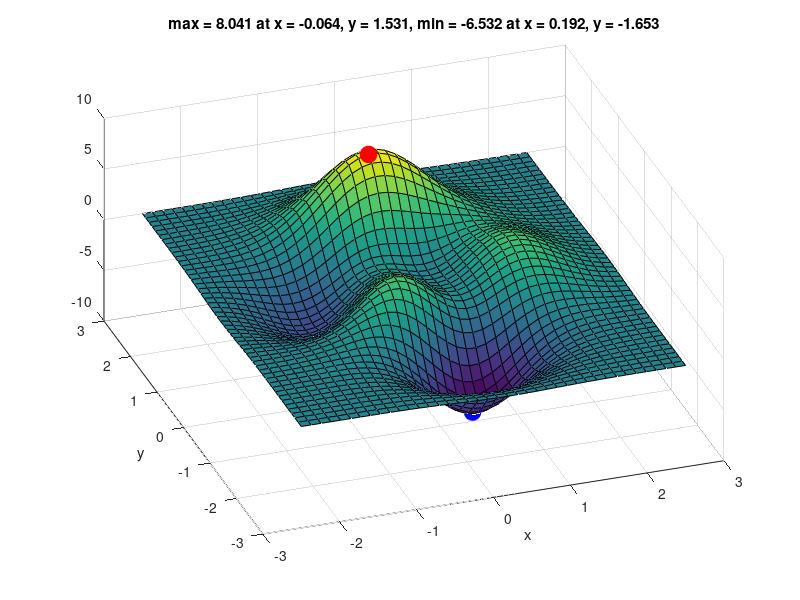

Here is the MATLAB script that generated this plot: (Note: this script raises an error after producing the figure.)
%% Display various plots of a multimodal 2D function, peaks()
%
%%
[X, Y] = meshgrid(linspace(-2.5,2.5,40),linspace(-3,3,50));
Z = peaks(X,Y);
%% find optimum by exhaustive search
Zmax = max(Z(:)); % 8.0752
[rowMax, colMax] = find(Zmax==Z); % max  row 38, col 25 
Zmin = min(Z(:)); % -6.54566
[rowMin, colMin] = find(Zmin==Z); % min  row 12, col 27
Xmax = X(rowMax, colMax); Ymax = Y(rowMax, colMax);
Xmin = X(rowMin, colMin); Ymin = Y(rowMin, colMin);
%%
str = sprintf('max = %5.3f at x = %5.3f, y = %5.3f, min = %5.3f at x = %5.3f, y = %5.3f', ...
  Zmax, Xmax, Ymax, Zmin, Xmin, Ymin);
figure;
surf(X,Y,Z);
xlabel('x'); 
ylabel('y');
view(-19, 48)
hold on; 
h = plot3(Xmax, Ymax, Zmax, 'ro');
set(h, 'markerfacecolor', 'r', 'markersize', 12);
hold on; 
h = plot3(Xmin, Ymin, Zmin, 'bo');
set(h,'markerfacecolor', 'b', 'markersize',12);
title(str)
printPmtkFigure peaksSurf;

figure;
contour(X,Y,Z);
xlabel('x'); 
ylabel('y'); 
colorbar;
printPmtkFigure peaksContour;

figure;
imagesc(flipud(Z)); 
colorbar; 
xlabel('x'); 
ylabel('y');
printPmtkFigure peaksImagesc;
